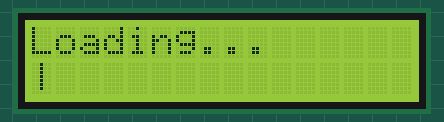
Simulated run of this sketch. Board: Arduino Uno, built with avr-gcc and run on an emulated ATmega328P. Parts: 16×2 character LCD.

Above: at 0.22 s.
At 0.83 s:
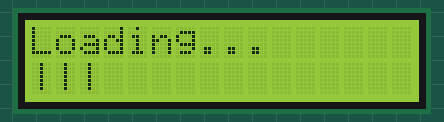
At 1.43 s:
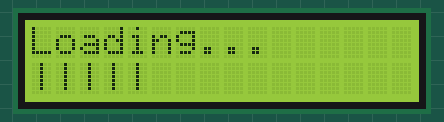
At 3.59 s:
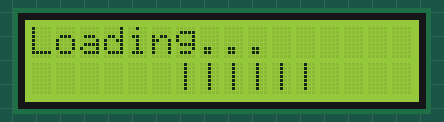
At 5.42 s:
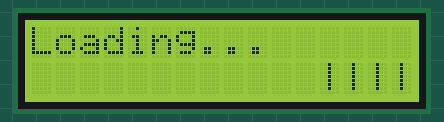
At 7.23 s:
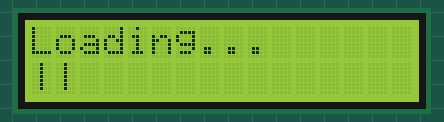

The sketch:

loadingDisplay.ino
```cpp
#include <Wire.h>
#include <LiquidCrystal_I2C.h>

LiquidCrystal_I2C lcd(0x27, 16, 2);

void loadingDisplay(){
  lcd.clear();
    lcd.print("Loading...");

    int i = 0;
    int l = 6;

    while(1){
      if(i < l){
        lcd.setCursor(i, 1);
        lcd.print("|");
      } else if (i < 16){
        lcd.setCursor(i-l+1, 1);
        for(int k=0; k<l; k++){
          lcd.print("|");
        }

        lcd.setCursor(i-l, 1);
        lcd.print(" ");
      } else {
        lcd.setCursor(i-l, 1);
        lcd.print(" ");
      }

      delay(300);
      i++;

      if(i >= (15+l+1)){
        i=0;
      }
    }
}

void setup()
{
  lcd.init();
  lcd.backlight();
}

void loop()
{
  loadingDisplay();
}
```

Measured:
- by itself, everything shown: repeats every 6.7 s, in 22 steps
